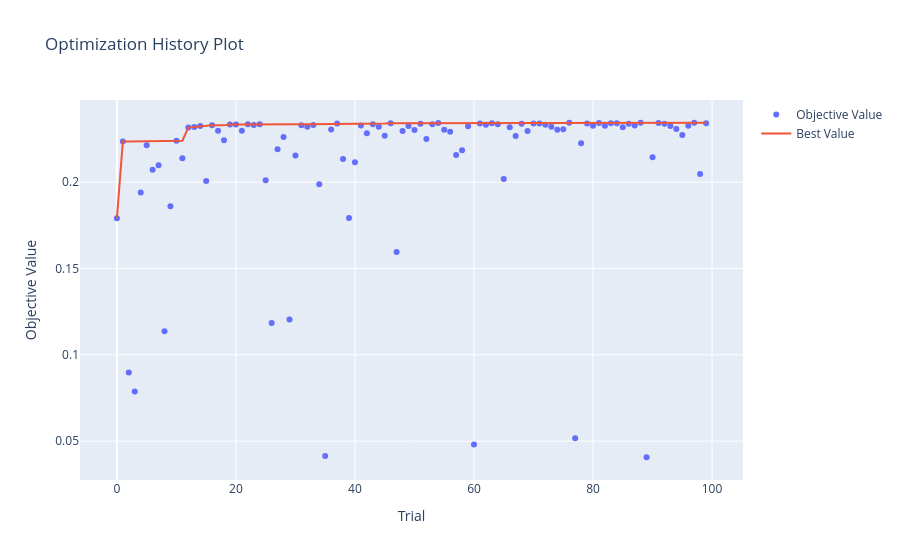

Write notebook code for a chart like this one.
### Code cell
optuna.visualization.plot_optimization_history(optuna_study)
